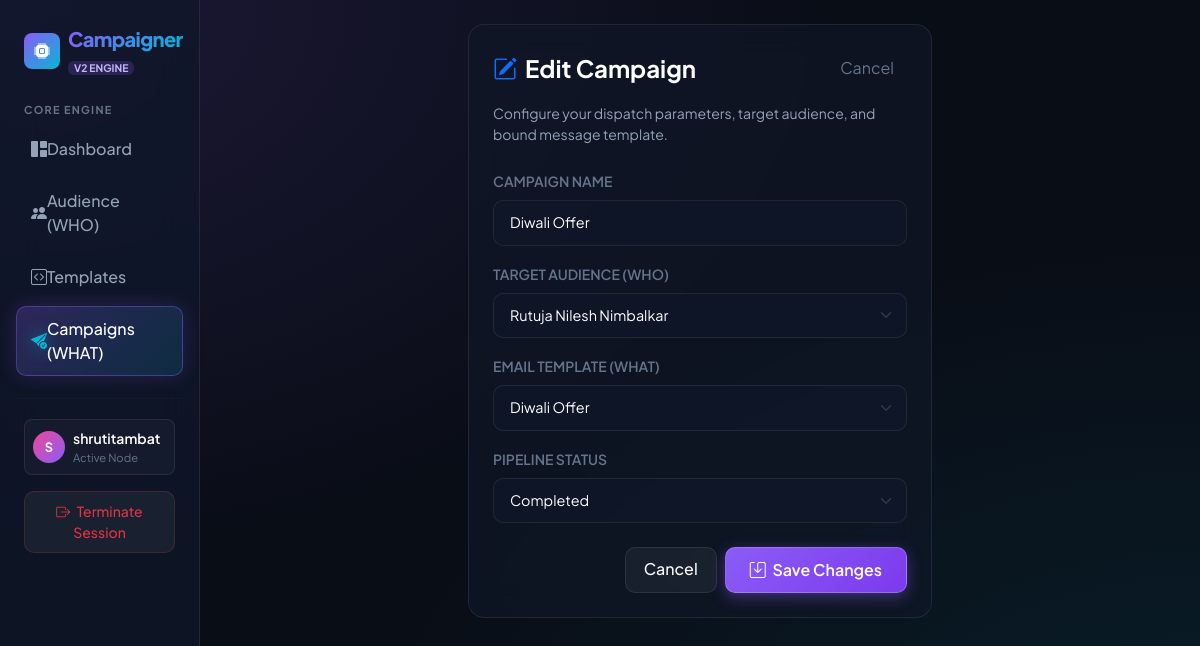
The page /campaigns/1/edit/ (signed in) on the database its author committed.
### campaigns/models.py (models this page shows, shortened)
class EmailCampaign(models.Model):
    STATUS_CHOICES = [
        ('DRAFT', 'Draft'),
        ('READY', 'Ready'),
        ('SENDING', 'Sending in Background'),
        ('COMPLETED', 'Completed'),
    ]
    user = models.ForeignKey(User, on_delete=models.CASCADE, related_name='campaigns')
    name = models.CharField(max_length=200)
    contact_list = models.ForeignKey(ContactList, on_delete=models.CASCADE, related_name='campaigns')
    template = models.ForeignKey(EmailTemplate, on_delete=models.CASCADE, related_name='campaigns')
    status = models.CharField(max_length=15, choices=STATUS_CHOICES, default='DRAFT')
    sent_count = models.PositiveIntegerField(default=0)
    total_recipients = models.PositiveIntegerField(default=0)
    created_at = models.DateTimeField(auto_now_add=True)

### campaigns/views.py (the view)
# urls.py: path('campaigns/<int:pk>/edit/', views.campaign_update, name='campaign_update'),
@login_required
def campaign_update(request, pk):
    campaign = get_object_or_404(EmailCampaign, pk=pk, user=request.user)
    if request.method == 'POST':
        form = EmailCampaignForm(request.POST, instance=campaign, user=request.user)
        if form.is_valid():
            form.save()
            return redirect('campaign_detail', pk=campaign.pk)
    else:
        form = EmailCampaignForm(instance=campaign, user=request.user)
    return render(request, 'campaigns/campaign_form.html', {'form': form, 'campaign': campaign})

### campaigns/forms.py
class EmailCampaignForm(forms.ModelForm):
    class Meta:
        model = EmailCampaign
        fields = ['name', 'contact_list', 'template', 'status']
        widgets = {
            'name': forms.TextInput(attrs={'class': 'form-control', 'placeholder': 'e.g., Diwali Special Offer'}),
            'contact_list': forms.Select(attrs={'class': 'form-select'}),
            'template': forms.Select(attrs={'class': 'form-select'}),
            'status': forms.Select(attrs={'class': 'form-select'}),
        }
    def __init__(self, *args, user=None, **kwargs):
        super().__init__(*args, **kwargs)
        if user:
            self.fields['contact_list'].queryset = ContactList.objects.filter(user=user)
            self.fields['template'].queryset = EmailTemplate.objects.filter(user=user)

### campaigns/models.py (called while the page is built)
    def __str__(self):
        return self.name

    def __str__(self):
        return self.title

### templates/campaigns/campaign_form.html (shortened to what this page needs)
{% extends 'campaigns/base.html' %}
{% block content %}
<div class="row justify-content-center">
    <div class="col-md-6">
        <div class="glass-card p-4">
            <div class="d-flex justify-content-between align-items-center mb-3">
                <h4 class="fw-bold text-white mb-0">
                    <i class="bi bi-pencil-square text-primary me-2"></i>{% if campaign.pk %}Edit Campaign{% else %}Create Campaign{% endif %}
                </h4>
                <a href="{% if campaign.pk %}{% url 'campaign_detail' campaign.pk %}{% else %}{% url 'campaign_list' %}{% endif %}" class="btn btn-link text-decoration-none small" style="color: var(--text-muted);">
                    Cancel
                </a>
            </div>
            <p class="small mb-4" style="color: var(--text-secondary);">
                Configure your dispatch parameters, target audience, and bound message template.
            </p>
            <form method="post">
                <div class="mb-3">
                    <label class="form-label fw-semibold small" style="color: var(--text-muted);">CAMPAIGN NAME</label>
                    {{ form.name }}
                </div>
                <div class="mb-3">
                    <label class="form-label fw-semibold small" style="color: var(--text-muted);">TARGET AUDIENCE (WHO)</label>
                    {{ form.contact_list }}
                </div>
                <div class="mb-3">
                    <label class="form-label fw-semibold small" style="color: var(--text-muted);">EMAIL TEMPLATE (WHAT)</label>
                    {{ form.template }}
                </div>
                <div class="mb-4">
                    <label class="form-label fw-semibold small" style="color: var(--text-muted);">PIPELINE STATUS</label>
                    {{ form.status }}
                </div>
                <div class="d-flex justify-content-end gap-2">
                    <a href="{% if campaign.pk %}{% url 'campaign_detail' campaign.pk %}{% else %}{% url 'campaign_list' %}{% endif %}" class="btn btn-ai-secondary">
                        Cancel
                    </a>
                    <button type="submit" class="btn btn-ai px-4">
                        <i class="bi bi-save me-1"></i> Save Changes
                    </button>
                </div>
            </form>
        </div>
    </div>
</div>
{% endblock %}

### templates/campaigns/base.html (shortened to what this page needs)
<!DOCTYPE html>
<html lang="en">
<head>
    <link href="https://cdn.jsdelivr.net/npm/bootstrap@5.3.2/dist/css/bootstrap.min.css" rel="stylesheet">
    <link rel="stylesheet" href="https://cdn.jsdelivr.net/npm/bootstrap-icons@1.11.1/font/bootstrap-icons.css">
</head>
<body>
    <div class="container-fluid">
        <div class="row">
            {% if user.is_authenticated %}
            <nav class="col-md-3 col-lg-2 d-md-block sidebar collapse p-3">
                <div class="d-flex align-items-center mb-4 ps-2 pt-2 gap-2">
                    <div class="rounded-3 p-2 d-flex align-items-center justify-content-center" style="background: linear-gradient(135deg, var(--primary), var(--accent-cyan)); width: 36px; height: 36px;">
                        <i class="bi bi-cpu-fill text-white fs-6"></i>
                    </div>
                    <div>
                        <span class="brand-logo fs-5 d-block">Campaigner</span>
                        <span class="badge" style="background: rgba(139,92,246,0.2); color: #c4b5fd; font-size: 0.65rem; padding: 2px 6px;">V2 ENGINE</span>
                    </div>
                </div>
                <div class="mb-2 px-2 text-uppercase fw-bold" style="color: var(--text-muted); font-size: 0.68rem; letter-spacing: 0.08rem;">Core Engine</div>
                <ul class="nav flex-column mb-auto">
                    <li>
                        <a href="{% url 'dashboard' %}" class="nav-link-custom {% if request.resolver_match.url_name == 'dashboard' %}active{% endif %}">
                            <i class="bi bi-grid-1x2-fill me-2.5"></i> Dashboard
                        </a>
                    </li>
                    <li>
                        <a href="{% url 'contact_lists' %}" class="nav-link-custom ">
                            <i class="bi bi-people-fill me-2.5"></i> Audience (WHO)
                        </a>
                    </li>
                    <li>
                        <a href="{% url 'template_list' %}" class="nav-link-custom {% if 'template' in request.resolver_match.url_name %}active{% endif %}">
                            <i class="bi bi-code-square me-2.5"></i> Templates
                        </a>
                    </li>
                    <li>
                        <a href="{% url 'campaign_list' %}" class="nav-link-custom {% if 'campaign' in request.resolver_match.url_name %}active{% endif %}">
                            <i class="bi bi-send-check-fill me-2.5"></i> Campaigns (WHAT)
                        </a>
                    </li>
                </ul>
                <hr style="border-color: var(--border-subtle);">
                <div class="px-2 pt-1">
                    <div class="d-flex align-items-center mb-3 p-2 rounded-3" style="background: rgba(255,255,255,0.03); border: 1px solid var(--border-subtle);">
                        <div class="rounded-circle text-white d-flex align-items-center justify-content-center me-2 fw-bold" style="width: 32px; height: 32px; font-size: 0.8rem; background: linear-gradient(135deg, #ec4899, #8b5cf6);">
                            {{ user.username|first|upper }}
                        </div>
                        <div class="overflow-hidden">
                            <small class="text-white d-block fw-semibold text-truncate">{{ user.username }}</small>
                            <small class="d-block" style="color: var(--text-muted); font-size: 0.7rem;">Active Node</small>
                        </div>
                    </div>
                    <a href="{% url 'logout' %}" class="btn btn-ai-secondary btn-sm w-100 text-danger" style="border-color: rgba(239, 68, 68, 0.2);"><i class="bi bi-box-arrow-right me-1"></i> Terminate Session</a>
                </div>
            </nav>
            <main class="col-md-9 ms-sm-auto col-lg-10 px-md-4 py-4">
            {% else %}
            <main class="col-12 py-5">
            {% endif %}
                {% block content %}{% endblock %}
            </main>
        </div>
    </div>
</body>
</html>

### templates/campaigns/base.html (style rules this page uses)
:root { --bg-body: #090d16; --bg-surface: #0f172a; --bg-card: rgba(17, 24, 39, 0.7); --bg-card-hover: rgba(24, 34, 53, 0.85); --border-subtle: rgba(255, 255, 255, 0.08); --border-glow: rgba(139, 92, 246, 0.3); --primary: #8b5cf6; --primary-glow: rgba(139, 92, 246, 0.4); --accent-cyan: #06b6d4; --accent-pink: #ec4899; --accent-emerald: #10b981; --accent-amber: #f59e0b; --text-primary: #f8fafc; --text-secondary: #94a3b8; --text-muted: #64748b; }
* { font-family: 'Plus Jakarta Sans', sans-serif; }
body { background-color: var(--bg-body); color: var(--text-primary); min-height: 100vh; background-image: radial-gradient(at 0% 0%, rgba(139, 92, 246, 0.15) 0px, transparent 50%), radial-gradient(at 100% 100%, rgba(6, 182, 212, 0.1) 0px, transparent 50%); background-attachment: fixed; }
.sidebar { min-height: 100vh; background: rgba(15, 23, 42, 0.75); backdrop-filter: blur(20px); -webkit-backdrop-filter: blur(20px); border-right: 1px solid var(--border-subtle); }
.brand-logo { background: linear-gradient(135deg, var(--primary), var(--accent-cyan)); -webkit-background-clip: text; -webkit-text-fill-color: transparent; font-weight: 800; letter-spacing: -0.03em; }
.nav-link-custom { color: var(--text-secondary); font-weight: 500; padding: 10px 14px; border-radius: 10px; display: flex; align-items: center; transition: all 0.25s cubic-bezier(0.4, 0, 0.2, 1); text-decoration: none; margin-bottom: 6px; border: 1px solid transparent; }
.nav-link-custom.active { color: #fff; background: linear-gradient(135deg, rgba(139, 92, 246, 0.25), rgba(6, 182, 212, 0.15)); border-color: var(--primary-glow); box-shadow: 0 0 20px rgba(139, 92, 246, 0.2); }
.nav-link-custom.active i { color: var(--accent-cyan); filter: drop-shadow(0 0 8px rgba(6, 182, 212, 0.6)); }
.glass-card { background: var(--bg-card); backdrop-filter: blur(16px); -webkit-backdrop-filter: blur(16px); border: 1px solid var(--border-subtle); border-radius: 16px; transition: all 0.3s ease; }
.btn-ai { background: linear-gradient(135deg, var(--primary), #7c3aed); color: #fff; border: 1px solid rgba(255, 255, 255, 0.2); border-radius: 10px; font-weight: 600; padding: 10px 20px; box-shadow: 0 4px 15px var(--primary-glow); transition: all 0.25s ease; }
.btn-ai-secondary { background: rgba(255, 255, 255, 0.05); color: var(--text-primary); border: 1px solid var(--border-subtle); border-radius: 10px; font-weight: 500; padding: 9px 18px; transition: all 0.2s ease; }
.form-control, .form-select { background-color: rgba(15, 23, 42, 0.8) !important; border: 1px solid var(--border-subtle) !important; color: #fff !important; border-radius: 10px !important; padding: 11px 16px !important; font-size: 0.9rem !important; }
.form-control::placeholder { color: var(--text-muted) !important; }

### rows shown on the page
EmailCampaign: name "Diwali Offer", contact_list "Rutuja Nilesh Nimbalkar", template "Diwali Offer", status "Completed"

### other values the page prints
{{ user.username|first|upper }} "S"
{{ user.username }} "shrutitambat"
